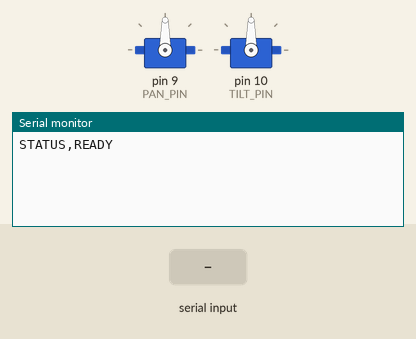
This sketch was run on a simulated Arduino Uno, built with avr-gcc and run on an emulated ATmega328P. Parts: 2 × servo, the last lines printed to the serial monitor. Inputs (shaded band) come from the test bench.

Above: at 1.5 s.
1.6 s: "STOP\n" received over Serial
At 2.8 s:
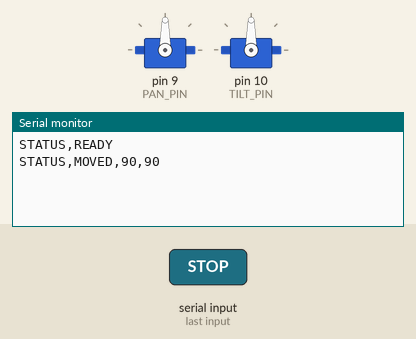
3.1 s: byte 10 ('\n') received over Serial
At 4.0 s:
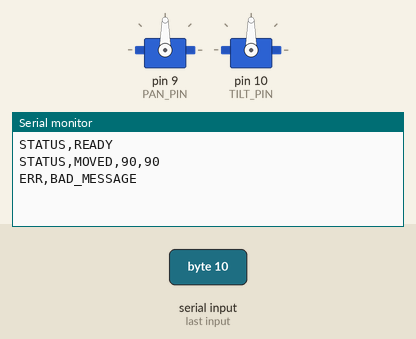

The sketch:

orion_pan_tilt.ino
```cpp
/* ORION FIREGUARD dry pan/tilt receiver.
   Protocol (9600 baud by default): AIM,<pan 0..180>,<tilt 0..180>\n
   Replies STATUS,READY / STATUS,MOVED,<pan>,<tilt> / ERR,<reason>.
   Configure the mechanical limits and neutral angles for the actual servos.
   There is intentionally no pump output or pump command.
*/
#include <Servo.h>
#include <string.h>

const long SERIAL_BAUD = 9600;
const int PAN_PIN = 9;
const int TILT_PIN = 10;
const int PAN_MIN = 20;
const int PAN_MAX = 160;
const int TILT_MIN = 25;
const int TILT_MAX = 155;
const int PAN_NEUTRAL = 90;
const int TILT_NEUTRAL = 90;

Servo panServo;
Servo tiltServo;
char inputLine[40];
size_t inputLength = 0;
bool discardingLine = false;

void moveTo(int pan, int tilt) {
  panServo.write(constrain(pan, PAN_MIN, PAN_MAX));
  tiltServo.write(constrain(tilt, TILT_MIN, TILT_MAX));
  Serial.print("STATUS,MOVED,"); Serial.print(pan); Serial.print(','); Serial.println(tilt);
}

bool readAngle(char **cursor, int *value, char terminator) {
  int digits = 0;
  int parsed = 0;
  while (**cursor >= '0' && **cursor <= '9') {
    if (digits >= 3) return false;
    parsed = parsed * 10 + (**cursor - '0');
    (*cursor)++;
    digits++;
  }
  if (digits == 0 || **cursor != terminator) return false;
  if (terminator != '\0') (*cursor)++;
  *value = parsed;
  return true;
}

void processLine(char *line) {
  if (strcmp(line, "STOP") == 0) {
    moveTo(PAN_NEUTRAL, TILT_NEUTRAL);
    return;
  }
  if (strncmp(line, "AIM,", 4) == 0) {
    char *cursor = line + 4;
    int pan = -1, tilt = -1;
    if (readAngle(&cursor, &pan, ',') && readAngle(&cursor, &tilt, '\0')) {
      if (pan < PAN_MIN || pan > PAN_MAX || tilt < TILT_MIN || tilt > TILT_MAX) {
        Serial.println("ERR,ANGLE_LIMIT");
        return;
      }
      moveTo(pan, tilt);
      return;
    }
  }
  Serial.println("ERR,BAD_MESSAGE");
}

void setup() {
  Serial.begin(SERIAL_BAUD);
  panServo.attach(PAN_PIN);
  tiltServo.attach(TILT_PIN);
  panServo.write(PAN_NEUTRAL);
  tiltServo.write(TILT_NEUTRAL);
  delay(300);
  Serial.println("STATUS,READY");
}

void loop() {
  while (Serial.available() > 0) {
    char c = (char)Serial.read();
    if (c == '\n') {
      if (discardingLine) {
        discardingLine = false;
        inputLength = 0;
        Serial.println("ERR,LINE_TOO_LONG");
        continue;
      }
      inputLine[inputLength] = '\0';
      if (inputLength > 0 && inputLine[inputLength - 1] == '\r') inputLine[inputLength - 1] = '\0';
      processLine(inputLine);
      inputLength = 0;
    } else if (!discardingLine && inputLength < sizeof(inputLine) - 1) {
      inputLine[inputLength++] = c;
    } else {
      inputLength = 0;
      discardingLine = true;
    }
  }
}
```

Measured:
- after the input at 1.6 s, the serial monitor: prints a new line at once (image 1)
- after the input at 3.1 s, the serial monitor: prints a new line at once (image 2)
